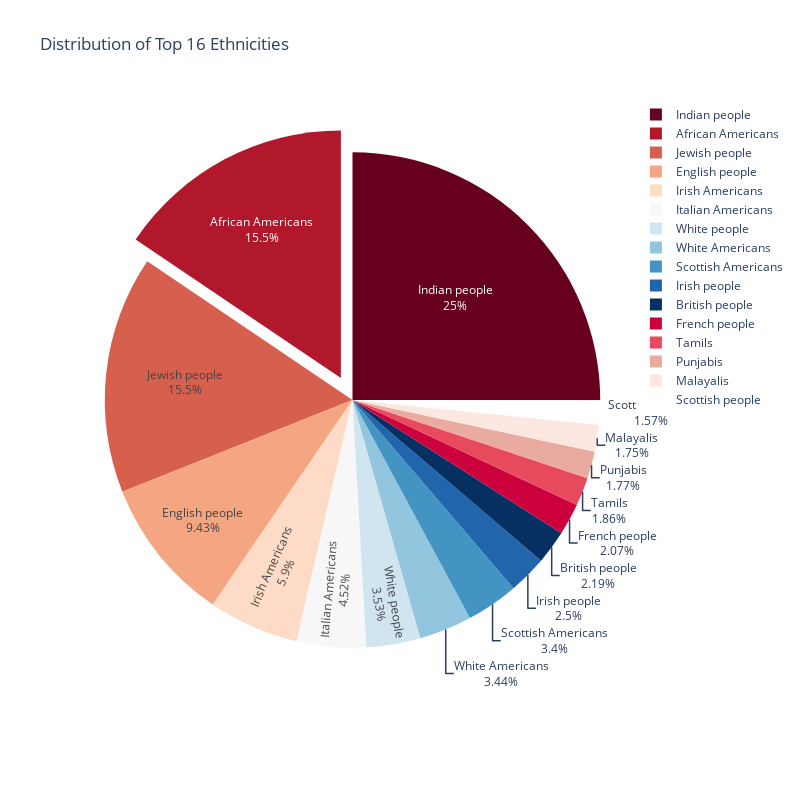

The code cell stored with this chart in its notebook:
### Code cell
# Creating the pie chart
plt.figure(figsize=(20, 20))
fig = px.pie(
    names=df_ethnicity.value_counts().index, 
    values=df_ethnicity.value_counts().values, 
    title=f"Distribution of Top {len(df_ethnicity.value_counts())} Ethnicities",
    color_discrete_sequence=px.colors.sequential.RdBu
)
fig.update_layout(
    width=800,  # Width in pixels
    height=800  # Height in pixels
)
fig.update_traces(textinfo='percent+label', pull=[0, 0.1, 0, 0])  # Highlight one slice
fig.show()

### Figure 1 — Plotly figure (JSON) as saved in the notebook; plotly's stock layout.template omitted (floating-point values rounded to 4 significant figures)
{"data": [{"domain": {"x": [0, 1], "y": [0, 1]}, "hovertemplate": "label=%{label}<br>value=%{value}<extra></extra>", "labels": ["Indian people", "African Americans", "Jewish people", "English people", "Irish Americans", "Italian Americans", "White people", "White Americans", "Scottish Americans", "Irish people", "British people", "French people", "Tamils", "Punjabis", "Malayalis", "Scottish people"], "legendgroup": "", "name": "", "pull": [0, 0.1, 0, 0], "showlegend": true, "textinfo": "percent+label", "type": "pie", "values": [16351, 10159, 10121, 6165, 3857, 2956, 2307, 2250, 2223, 1637, 1433, 1350, 1215, 1155, 1146, 1028]}], "layout": {"height": 800, "legend": {"tracegroupgap": 0}, "piecolorway": ["rgb(103,0,31)", "rgb(178,24,43)", "rgb(214,96,77)", "rgb(244,165,130)", "rgb(253,219,199)", "rgb(247,247,247)", "rgb(209,229,240)", "rgb(146,197,222)", "rgb(67,147,195)", "rgb(33,102,172)", "rgb(5,48,97)"], "title": {"text": "Distribution of Top 16 Ethnicities"}, "width": 800}}
